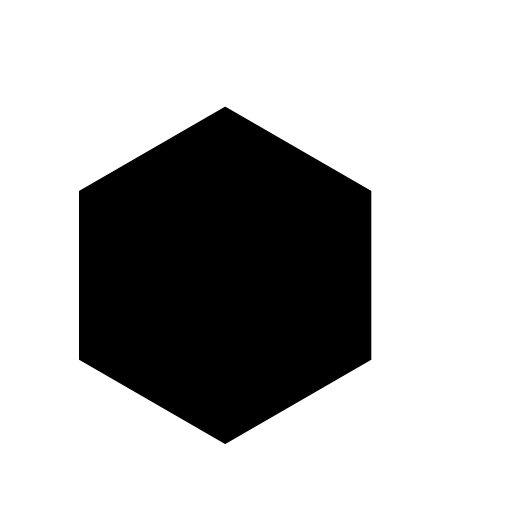
#> input picture prueba/miformadesconocida3.png, 512 x 512 px
$ python '019-encuentro mejor candidato.py'
#> lines starting #> are read from the running program, lines starting #| are printed output that depends on the picture; after the words box and inside, x2 and y2 are one past the last pixel; in counts of white or black regions, pixels touching at a corner belong together
from PIL import Image,ImageFilter
import os


imagen = Image.open("prueba/miformadesconocida3.png")
#> imagen is the input picture: PIL image 512x512 RGBA; mean R, G, B, A 182.5, 182.5, 182.5, 72
imagen = imagen.resize((512,512))
imagen = imagen.convert("L")
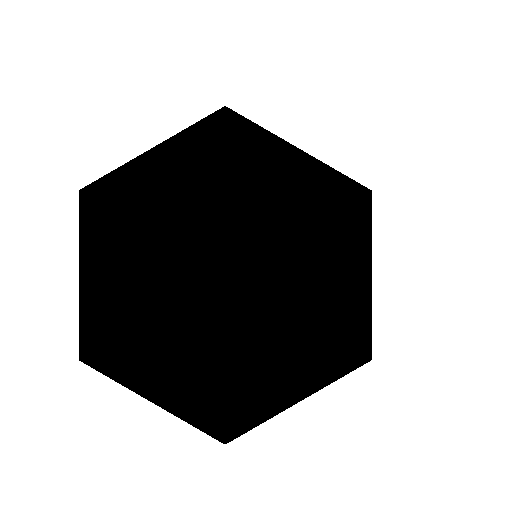
#> imagen: PIL image 512x512 L; 71.6% white; 1 black region, box (x1, y1, x2, y2) and area: (79, 106, 372, 444) 74545
imagen = imagen.filter(ImageFilter.FIND_EDGES)
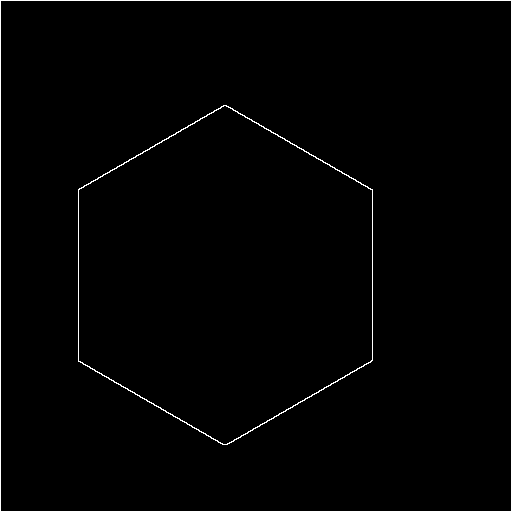
#> imagen: PIL image 512x512 L; 1.3% white in thin lines or dots
imagen = imagen.point(lambda x:0 if x < 50 else 255,'1')
pixeles = imagen.load()
anchurabloque = 2
combinaciones = pow(2,pow(anchurabloque,2))
lista = []
for i in range(0,combinaciones):
    lista.append(0)
for x1 in range(0,512-anchurabloque):
    for y1 in range(0,512-anchurabloque):
        cadena = ""
        for x in range(0,anchurabloque):
            for y in range(0,anchurabloque):
                if pixeles[x1+x,y1+y] == 255:
                    cadena += "1"
                else:
                    cadena += "0"
        lista[int(cadena,2)] += 1
print(lista)
mejortipo = None
mejorsuma = 10000000000
archivo = open("memoria.txt")
#> (reads memoria.txt from the repository)
for linea in archivo:
    tipo = linea.split("|")[0]
    valores = linea.split("|")[1]
    valores = valores.split(",")
    valores = [int(num_str) for num_str in valores]
    suma = 0
    for i in range(0,len(valores)):
        suma += abs(lista[i] - valores[i])
    if suma < mejorsuma:
        mejorsuma = suma
        mejortipo = tipo
print("En base a lo que me has enseñado, creo que la  imagen es un "+mejortipo)
archivo.close()
